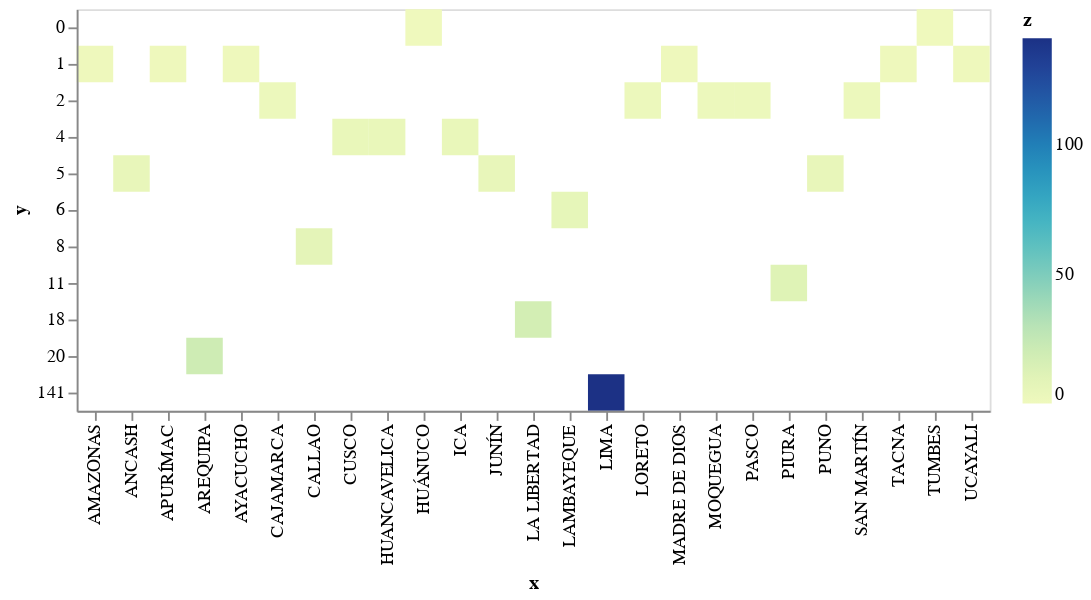

Write notebook code for a chart like this one.
### Markdown cell above
Distribución  de los accidentes mortales por región.

### Code cell
y = region3.groupby('REGIÓN')['ACCIDENTES MORTALES'].sum()
#y = pd.DataFrame(mapa_data)
y
#y = region3['ACCIDENTES MORTALES']
x = region3['REGIÓN'].unique()
z = y
# Convert this grid to columnar data expected by Altair
source = pd.DataFrame({'x': x.ravel(),
                     'y': y.ravel(),
                     'z': z.ravel()})

alt.Chart(source).mark_rect().encode(
    x='x:O',
    y='y:O',
    color='z:Q'
)

### Figure 1 — Vega-Lite specification as saved in the notebook (floating-point values rounded to 4 significant figures)
{"config": {"view": {"continuousWidth": 400, "continuousHeight": 300}}, "data": {"name": "data-4ff8c75d81b7754ce6533d25bdee9da3"}, "mark": "rect", "encoding": {"color": {"field": "z", "type": "quantitative"}, "x": {"field": "x", "type": "ordinal"}, "y": {"field": "y", "type": "ordinal"}}, "$schema": "https://vega.github.io/schema/vega-lite/v4.17.0.json", "datasets": {"data-4ff8c75d81b7754ce6533d25bdee9da3": [{"x": "AMAZONAS", "y": 1, "z": 1}, {"x": "ANCASH", "y": 5, "z": 5}, {"x": "APURÍMAC", "y": 1, "z": 1}, {"x": "AREQUIPA", "y": 20, "z": 20}, {"x": "AYACUCHO", "y": 1, "z": 1}, {"x": "CAJAMARCA", "y": 2, "z": 2}, {"x": "CALLAO", "y": 8, "z": 8}, {"x": "CUSCO", "y": 4, "z": 4}, {"x": "HUANCAVELICA", "y": 4, "z": 4}, {"x": "HUÁNUCO", "y": 0, "z": 0}, {"x": "ICA", "y": 4, "z": 4}, {"x": "JUNÍN", "y": 5, "z": 5}, {"x": "LA LIBERTAD", "y": 18, "z": 18}, {"x": "LAMBAYEQUE", "y": 6, "z": 6}, {"x": "LIMA", "y": 141, "z": 141}, {"x": "LORETO", "y": 2, "z": 2}, {"x": "MADRE DE DIOS", "y": 1, "z": 1}, {"x": "MOQUEGUA", "y": 2, "z": 2}, {"x": "PASCO", "y": 2, "z": 2}, {"x": "PIURA", "y": 11, "z": 11}, {"x": "PUNO", "y": 5, "z": 5}, {"x": "SAN MARTÍN", "y": 2, "z": 2}, {"x": "TACNA", "y": 1, "z": 1}, {"x": "TUMBES", "y": 0, "z": 0}, {"x": "UCAYALI", "y": 1, "z": 1}]}}
